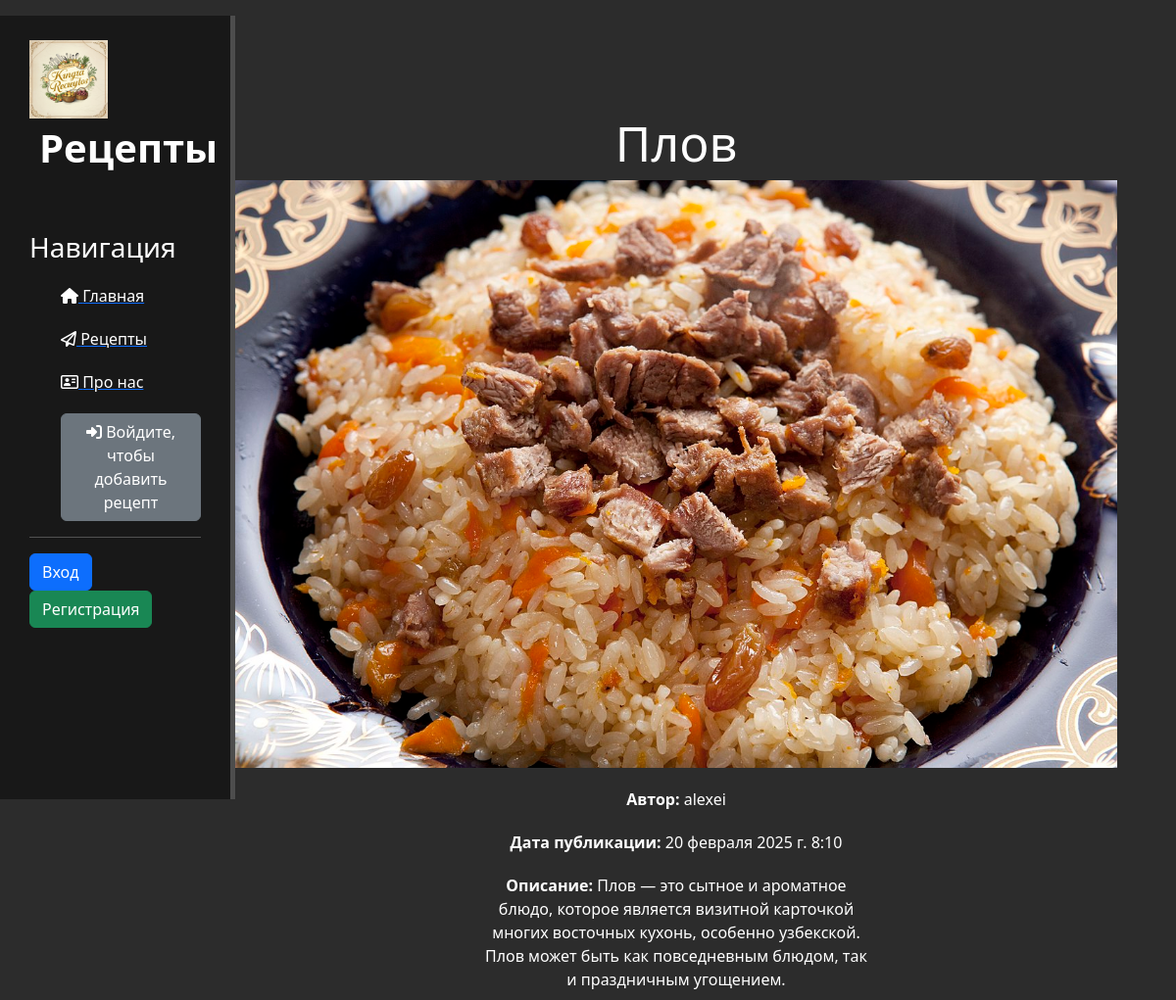
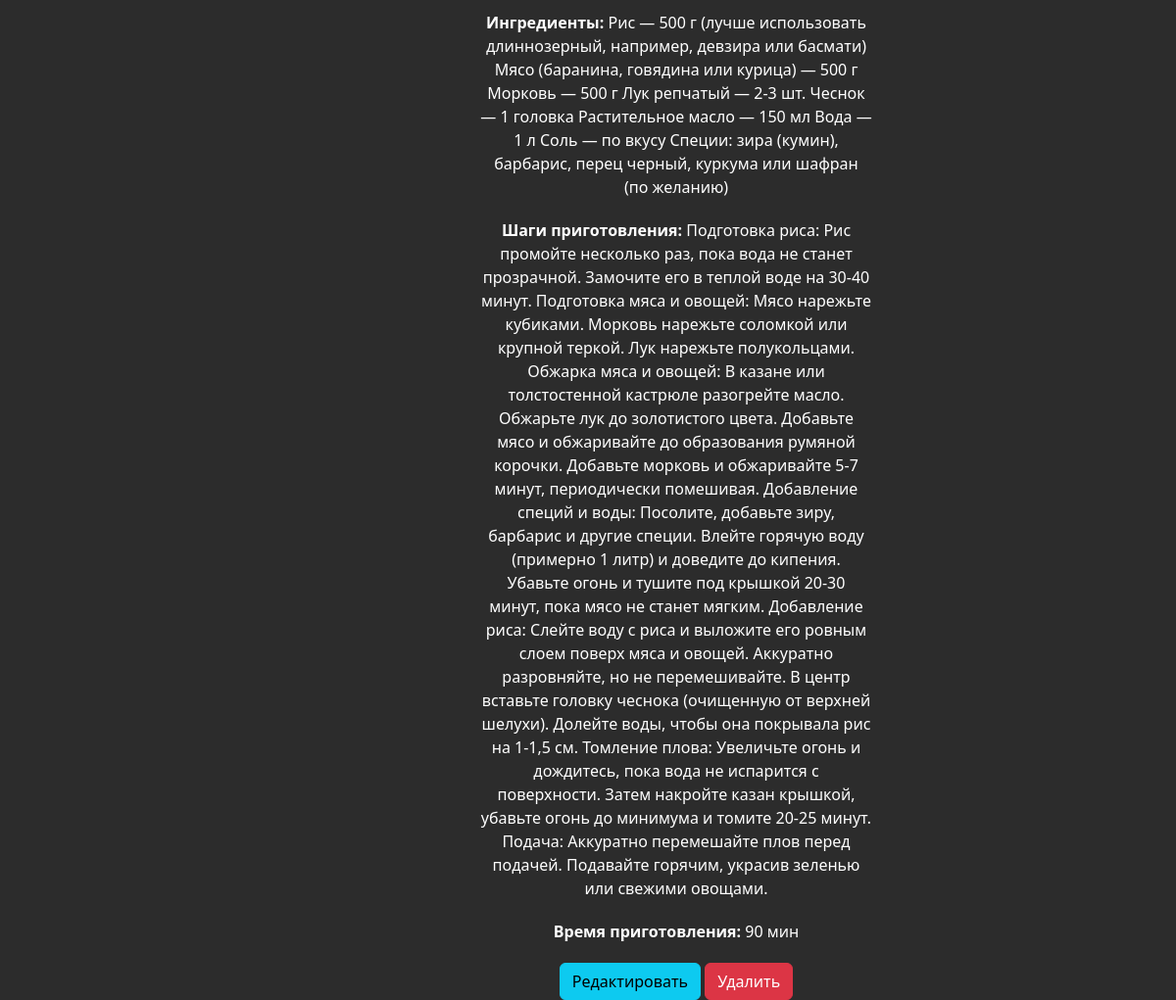
/recipes/8/, run on the app's committed database (2 pictures, top to bottom).
### recipes/models.py (models this page shows, shortened)
class Recipes(models.Model):
    title = models.CharField('Название', max_length=100)
    description = models.TextField('Описание', default='')
    steps = models.TextField('Шаги приготовления', default='')
    cooking_time = models.PositiveIntegerField('Время приготовления (мин)')
    ingredients = models.TextField('Ингредиенты', default='')
    image = models.ImageField('Изображение', upload_to='recipes/', blank=True, null=True)
    date = models.DateTimeField('Дата публикации', auto_now_add=True)
    author = models.ForeignKey(User, on_delete=models.CASCADE, verbose_name='Автор', default=1)
    class Meta:
        verbose_name = 'Рецепт'
        verbose_name_plural = 'Рецепты'

### recipes/views.py (the view)
# urls.py: path('<int:pk>/', views.RecipesDetailView.as_view(), name='recipes-detail'),
class RecipesDetailView(DetailView):
    model = Recipes
    template_name = 'recipes/details_view.html'
    context_object_name = 'recipe'

### recipes/templates/recipes/details_view.html (shortened to what this page needs)
{% extends 'main/layout.html' %}
{% block content %}
    <div class="features">
        <h1>{{ recipe.title }}</h1>
        {% if recipe.image %}
            <img src="{{ recipe.image.url }}" alt="{{ recipe.title }}" class="img-fluid">
        {% endif %}
        <p><strong>Автор:</strong> {{ recipe.author.username }}</p>
        <p><strong>Дата публикации:</strong> {{ recipe.date }}</p>
        <p><strong>Описание:</strong> {{ recipe.description }}</p>
        <p><strong>Ингредиенты:</strong> {{ recipe.ingredients }}</p>
        <p><strong>Шаги приготовления:</strong> {{ recipe.steps }}</p>
        <p><strong>Время приготовления:</strong> {{ recipe.cooking_time }} мин</p>
        {% if recipe and recipe.pk %}
            <a href="{% url 'recipes-update' pk=recipe.pk %}" class="btn btn-info">Редактировать</a>
            <a href="{% url 'recipes-delete' pk=recipe.pk %}" class="btn btn-danger">Удалить</a>
        {% endif %}
    </div>
{% endblock %}

### main/static/main/css/main.css (style rules this page uses)
body { background: #2c2c2c; }
main .features { float: left; color: #fff; margin-top: 100px; text-align: center; width: 75%; }
main .features h1 { font-size: 50px; }
main .features p { max-width: 400px; margin: 20px auto }

### data on the page
Recipes: title "Плов", image (picture), author.username "alexei", date "20 февраля 2025 г. 8:10", description "Плов — это сытное и ароматное блюдо, которое является визитной карточкой многих восточных кухонь, особенно узбекской. Плов может быть как повседневным блюдом, так и праздничным угощением.", ingredients "Рис — 500 г (лучше использовать длиннозерный, например, девзира или басмати) Мясо (баранина, говядина или курица) — 500 г Морковь — 500 г Лук репчатый — 2-3 шт. Чеснок — 1 головка Растительное масло — 150 мл Вода — 1 л Соль — по вкусу Специи: зира (кумин), барбарис, перец черный, куркума или шафран (по желанию)", steps "Подготовка риса: Рис промойте несколько раз, пока вода не станет прозрачной. Замочите его в теплой воде на 30-40 минут. Подготовка мяса и овощей: Мясо нарежьте кубиками. Морковь нарежьте соломкой или крупной теркой. Лук нарежьте полукольцами. Обжарка мяса и овощей: В казане или толстостенной кастрюле разогрейте масло. Обжарьте лук до золотистого цвета. Добавьте мясо и обжаривайте до образования румяной корочки. Добавьте морковь и обжаривайте 5-7 минут, периодически помешивая. Добавление специй и воды: Посолите, добавьте зиру, барбарис и другие специи. Влейте горячую воду (примерно 1 литр) и доведите до кипения. Убавьте огонь и тушите под крышкой 20-30 минут, пока мясо не станет мягким.…", cooking_time "90"
